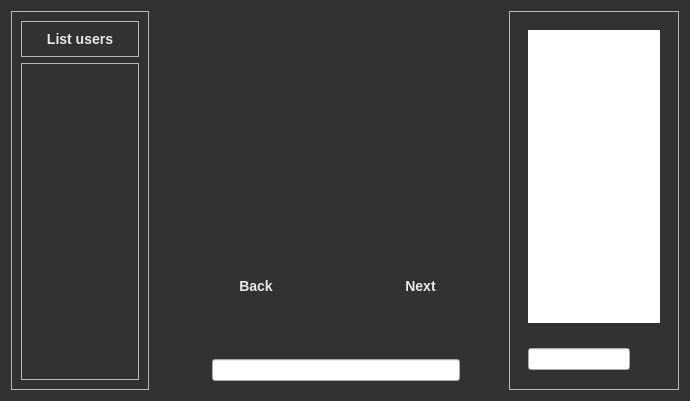
<?xml version="1.0" encoding="UTF-8"?>
<ui version="4.0">
 <class>LobbyWindow</class>
 <widget class="QDialog" name="LobbyWindow">
  <property name="geometry">
   <rect>
    <x>0</x>
    <y>0</y>
    <width>690</width>
    <height>401</height>
   </rect>
  </property>
  <property name="sizePolicy">
   <sizepolicy hsizetype="Preferred" vsizetype="Expanding">
    <horstretch>0</horstretch>
    <verstretch>0</verstretch>
   </sizepolicy>
  </property>
  <property name="minimumSize">
   <size>
    <width>24</width>
    <height>24</height>
   </size>
  </property>
  <property name="windowTitle">
   <string>Lobby window</string>
  </property>
  <property name="styleSheet">
   <string notr="true">QMenu{
background-color:   rgb(50, 50, 50);
color: white;
font-family: &quot;Georgia&quot;;
font-weight: bold;
font-size: 14px;
}
QMenu::item:disabled{
background-color: rgb(147, 147, 147);
color: rgb(90, 90, 90);
}

QMenu::item:disabled:selected{
background-color:  rgb(147, 147, 147);
}



QMenu::item:selected  {
background-color: rgb(198, 66, 0);
}

QMenu::separator {
height: 0px;
}


#LobbyWindow{
background-color:   rgb(50, 50, 50);
}

#ChatOpenButton{
background-color:   rgb(50, 50, 50);
border: none;
icon:url(:/Lobby/Icons/ChatIcon.svg);
}


#ChatOpenButton:hover{
icon:url(:/Lobby/Icons/ChatIcon_Hover.svg);
}

#ListUserOpenButtom{
background-color:   rgb(50, 50, 50);
border: none;
icon:url(:/Lobby/Icons/ListUser.svg);
}

#ListUserOpenButtom:hover{
icon:url(:/Lobby/Icons/ListUser_Hover.svg);
}

#BackWidgetButt{
background-color:   rgb(50, 50, 50);
border: none;
icon:url(:/Lobby/Icons/BackPageLobby.svg);
}

#BackWidgetButt:hover{
icon:url(:/Lobby/Icons/BackPageLobby_Hover.svg);
}

#NextWidgetButt{
background-color:   rgb(50, 50, 50);
border: none;
icon:url(:/Lobby/Icons/NextPageLobby.svg);
}

#NextWidgetButt:hover{
icon:url(:/Lobby/Icons/NextPageLobby_Hover.svg);
}

#AnswerButtom{
background-color:   rgb(50, 50, 50);
border: none;
icon:url(:/Lobby/Icons/MessageSendIcon.svg);
}

#AnswerButtom:hover{
icon:url(:/Lobby/Icons/MessageSendIcon_Hover.svg);
}

#SendMessageButton{
background-color:   rgb(50, 50, 50);
border: none;
icon:url(:/Lobby/Icons/MessageSendIcon.svg);
}

#SendMessageButton:hover{
icon:url(:/Lobby/Icons/MessageSendIcon_Hover.svg);
}

#InstallPackButtom{
background-color:   rgb(50, 50, 50);
border: none;
icon:url(:/Lobby/Icons/InstallPackIcon.svg);
}

#InstallPackButtom:hover{
icon:url(:/Lobby/Icons/InstallPackIcon_Hover.svg);
}

#StartStopTest{
background-color:   rgb(50, 50, 50);
border: none;
icon:url(:/Lobby/Icons/StartTest.svg);
}

#StartStopTest:hover{
background-color:   rgb(50, 50, 50);
border: none;
icon:url(:/Lobby/Icons/StartTest_Hover.svg);
}

#textBrowser{
border:none;
font-family: &quot;Georgia&quot;;
font-weight: bold;
font-size: 14px;
}
QLabel{
font-family: &quot;Georgia&quot;;
font-weight: bold;
font-size: 14px;
color: rgb(232, 232, 232);
}</string>
  </property>
  <layout class="QGridLayout" name="gridLayout">
   <item row="0" column="1" colspan="2">
    <widget class="QWidget" name="widget_6" native="true">
     <layout class="QHBoxLayout" name="horizontalLayout">
      <item>
       <widget class="QWidget" name="LeftHeaderBody" native="true">
        <layout class="QVBoxLayout" name="verticalLayout_5">
         <item alignment="Qt::AlignLeft">
          <widget class="QPushButton" name="ListUserOpenButtom">
           <property name="minimumSize">
            <size>
             <width>24</width>
             <height>24</height>
            </size>
           </property>
           <property name="text">
            <string/>
           </property>
           <property name="iconSize">
            <size>
             <width>24</width>
             <height>24</height>
            </size>
           </property>
          </widget>
         </item>
        </layout>
       </widget>
      </item>
      <item>
       <widget class="QWidget" name="CentralHeaderBody" native="true">
        <layout class="QVBoxLayout" name="verticalLayout_7"/>
       </widget>
      </item>
      <item>
       <widget class="QWidget" name="RightHeaderBody" native="true">
        <layout class="QVBoxLayout" name="verticalLayout_6">
         <item alignment="Qt::AlignRight">
          <widget class="QPushButton" name="ChatOpenButton">
           <property name="minimumSize">
            <size>
             <width>24</width>
             <height>24</height>
            </size>
           </property>
           <property name="styleSheet">
            <string notr="true"/>
           </property>
           <property name="text">
            <string/>
           </property>
           <property name="iconSize">
            <size>
             <width>24</width>
             <height>24</height>
            </size>
           </property>
          </widget>
         </item>
        </layout>
       </widget>
      </item>
     </layout>
    </widget>
   </item>
   <item row="0" column="3" rowspan="2">
    <widget class="QFrame" name="ChatMenuFrame">
     <property name="maximumSize">
      <size>
       <width>200</width>
       <height>16777215</height>
      </size>
     </property>
     <property name="frameShape">
      <enum>QFrame::StyledPanel</enum>
     </property>
     <property name="frameShadow">
      <enum>QFrame::Raised</enum>
     </property>
     <layout class="QVBoxLayout" name="verticalLayout">
      <item>
       <widget class="QWidget" name="BodyChatWidget" native="true">
        <property name="sizePolicy">
         <sizepolicy hsizetype="Preferred" vsizetype="Expanding">
          <horstretch>0</horstretch>
          <verstretch>0</verstretch>
         </sizepolicy>
        </property>
        <layout class="QVBoxLayout" name="verticalLayout_3">
         <item>
          <widget class="QTextBrowser" name="textBrowser"/>
         </item>
        </layout>
       </widget>
      </item>
      <item alignment="Qt::AlignBottom">
       <widget class="QWidget" name="ButtonChatWidget" native="true">
        <layout class="QHBoxLayout" name="horizontalLayout_2">
         <item>
          <widget class="QLineEdit" name="MessageLine">
           <property name="sizePolicy">
            <sizepolicy hsizetype="Preferred" vsizetype="Fixed">
             <horstretch>0</horstretch>
             <verstretch>0</verstretch>
            </sizepolicy>
           </property>
          </widget>
         </item>
         <item>
          <widget class="QPushButton" name="SendMessageButton">
           <property name="minimumSize">
            <size>
             <width>24</width>
             <height>24</height>
            </size>
           </property>
           <property name="maximumSize">
            <size>
             <width>28</width>
             <height>16777215</height>
            </size>
           </property>
           <property name="text">
            <string/>
           </property>
           <property name="iconSize">
            <size>
             <width>24</width>
             <height>24</height>
            </size>
           </property>
          </widget>
         </item>
        </layout>
       </widget>
      </item>
     </layout>
    </widget>
   </item>
   <item row="1" column="1" alignment="Qt::AlignLeft|Qt::AlignBottom">
    <widget class="QWidget" name="widget_5" native="true">
     <layout class="QHBoxLayout" name="horizontalLayout_5">
      <item>
       <widget class="QPushButton" name="InstallPackButtom">
        <property name="minimumSize">
         <size>
          <width>24</width>
          <height>24</height>
         </size>
        </property>
        <property name="text">
         <string/>
        </property>
        <property name="iconSize">
         <size>
          <width>24</width>
          <height>24</height>
         </size>
        </property>
       </widget>
      </item>
     </layout>
    </widget>
   </item>
   <item row="1" column="2">
    <widget class="QWidget" name="MainBody" native="true">
     <layout class="QVBoxLayout" name="verticalLayout_4">
      <item>
       <widget class="QWidget" name="CenterBody" native="true">
        <property name="sizePolicy">
         <sizepolicy hsizetype="Expanding" vsizetype="Expanding">
          <horstretch>0</horstretch>
          <verstretch>0</verstretch>
         </sizepolicy>
        </property>
        <layout class="QVBoxLayout" name="verticalLayout_11">
         <item>
          <widget class="QStackedWidget" name="stackedWidget"/>
         </item>
         <item alignment="Qt::AlignHCenter|Qt::AlignVCenter">
          <widget class="QWidget" name="widget" native="true">
           <layout class="QHBoxLayout" name="horizontalLayout_4">
            <property name="rightMargin">
             <number>40</number>
            </property>
            <item alignment="Qt::AlignLeft">
             <widget class="QWidget" name="widget_2" native="true">
              <layout class="QVBoxLayout" name="verticalLayout_12">
               <item>
                <widget class="QLabel" name="label">
                 <property name="text">
                  <string>Back</string>
                 </property>
                 <property name="alignment">
                  <set>Qt::AlignCenter</set>
                 </property>
                </widget>
               </item>
               <item>
                <widget class="QPushButton" name="BackWidgetButt">
                 <property name="enabled">
                  <bool>false</bool>
                 </property>
                 <property name="minimumSize">
                  <size>
                   <width>24</width>
                   <height>24</height>
                  </size>
                 </property>
                 <property name="text">
                  <string/>
                 </property>
                 <property name="iconSize">
                  <size>
                   <width>24</width>
                   <height>24</height>
                  </size>
                 </property>
                </widget>
               </item>
              </layout>
             </widget>
            </item>
            <item>
             <spacer name="horizontalSpacer">
              <property name="orientation">
               <enum>Qt::Horizontal</enum>
              </property>
              <property name="sizeHint" stdset="0">
               <size>
                <width>40</width>
                <height>20</height>
               </size>
              </property>
             </spacer>
            </item>
            <item alignment="Qt::AlignHCenter">
             <widget class="QWidget" name="widget_3" native="true">
              <layout class="QVBoxLayout" name="verticalLayout_13">
               <item>
                <widget class="QPushButton" name="StartStopTest">
                 <property name="minimumSize">
                  <size>
                   <width>24</width>
                   <height>24</height>
                  </size>
                 </property>
                 <property name="text">
                  <string/>
                 </property>
                 <property name="iconSize">
                  <size>
                   <width>24</width>
                   <height>24</height>
                  </size>
                 </property>
                </widget>
               </item>
              </layout>
             </widget>
            </item>
            <item>
             <spacer name="horizontalSpacer_2">
              <property name="orientation">
               <enum>Qt::Horizontal</enum>
              </property>
              <property name="sizeHint" stdset="0">
               <size>
                <width>40</width>
                <height>20</height>
               </size>
              </property>
             </spacer>
            </item>
            <item alignment="Qt::AlignRight">
             <widget class="QWidget" name="widget_4" native="true">
              <layout class="QVBoxLayout" name="verticalLayout_14">
               <item>
                <widget class="QLabel" name="label_3">
                 <property name="text">
                  <string>Next</string>
                 </property>
                 <property name="alignment">
                  <set>Qt::AlignCenter</set>
                 </property>
                </widget>
               </item>
               <item>
                <widget class="QPushButton" name="NextWidgetButt">
                 <property name="enabled">
                  <bool>false</bool>
                 </property>
                 <property name="minimumSize">
                  <size>
                   <width>24</width>
                   <height>24</height>
                  </size>
                 </property>
                 <property name="text">
                  <string/>
                 </property>
                 <property name="iconSize">
                  <size>
                   <width>22</width>
                   <height>22</height>
                  </size>
                 </property>
                </widget>
               </item>
              </layout>
             </widget>
            </item>
           </layout>
          </widget>
         </item>
        </layout>
       </widget>
      </item>
      <item alignment="Qt::AlignBottom">
       <widget class="QWidget" name="BottomBody" native="true">
        <property name="maximumSize">
         <size>
          <width>16777215</width>
          <height>16777215</height>
         </size>
        </property>
        <layout class="QHBoxLayout" name="horizontalLayout_3">
         <property name="leftMargin">
          <number>0</number>
         </property>
         <property name="topMargin">
          <number>0</number>
         </property>
         <property name="rightMargin">
          <number>0</number>
         </property>
         <property name="bottomMargin">
          <number>0</number>
         </property>
         <item alignment="Qt::AlignBottom">
          <widget class="QLineEdit" name="AnswerLine">
           <property name="sizePolicy">
            <sizepolicy hsizetype="Preferred" vsizetype="Fixed">
             <horstretch>0</horstretch>
             <verstretch>0</verstretch>
            </sizepolicy>
           </property>
           <property name="maximumSize">
            <size>
             <width>16777215</width>
             <height>16777215</height>
            </size>
           </property>
          </widget>
         </item>
         <item alignment="Qt::AlignBottom">
          <widget class="QPushButton" name="AnswerButtom">
           <property name="minimumSize">
            <size>
             <width>24</width>
             <height>24</height>
            </size>
           </property>
           <property name="maximumSize">
            <size>
             <width>28</width>
             <height>16777215</height>
            </size>
           </property>
           <property name="text">
            <string/>
           </property>
           <property name="iconSize">
            <size>
             <width>24</width>
             <height>24</height>
            </size>
           </property>
          </widget>
         </item>
        </layout>
       </widget>
      </item>
     </layout>
    </widget>
   </item>
   <item row="0" column="0" rowspan="2">
    <widget class="QFrame" name="ListUserFrame">
     <property name="maximumSize">
      <size>
       <width>250</width>
       <height>16777215</height>
      </size>
     </property>
     <property name="styleSheet">
      <string notr="true">#LeftPageList{
background-color:   rgb(50, 50, 50);
border: none;
icon:url(:/Lobby/Icons/BackPageLobby.svg);
}

#LeftPageList:hover{
icon:url(:/Lobby/Icons/BackPageLobby_Hover.svg);
}

#RightPageList{
background-color:   rgb(50, 50, 50);
border: none;
icon:url(:/Lobby/Icons/NextPageLobby.svg);
}

#RightPageList:hover{
icon:url(:/Lobby/Icons/NextPageLobby_Hover.svg);
}





</string>
     </property>
     <property name="frameShape">
      <enum>QFrame::StyledPanel</enum>
     </property>
     <property name="frameShadow">
      <enum>QFrame::Raised</enum>
     </property>
     <layout class="QVBoxLayout" name="verticalLayout_8">
      <item alignment="Qt::AlignTop">
       <widget class="QFrame" name="HeaderListFrame">
        <property name="frameShape">
         <enum>QFrame::StyledPanel</enum>
        </property>
        <property name="frameShadow">
         <enum>QFrame::Raised</enum>
        </property>
        <layout class="QVBoxLayout" name="verticalLayout_9">
         <item>
          <widget class="QLabel" name="NameList">
           <property name="text">
            <string>List users</string>
           </property>
           <property name="alignment">
            <set>Qt::AlignCenter</set>
           </property>
          </widget>
         </item>
        </layout>
       </widget>
      </item>
      <item>
       <widget class="QFrame" name="BodyFrameListFrame">
        <property name="sizePolicy">
         <sizepolicy hsizetype="Preferred" vsizetype="Expanding">
          <horstretch>0</horstretch>
          <verstretch>0</verstretch>
         </sizepolicy>
        </property>
        <property name="maximumSize">
         <size>
          <width>100000</width>
          <height>100000</height>
         </size>
        </property>
        <property name="frameShape">
         <enum>QFrame::StyledPanel</enum>
        </property>
        <property name="frameShadow">
         <enum>QFrame::Raised</enum>
        </property>
        <layout class="QVBoxLayout" name="verticalLayout_10">
         <item>
          <widget class="QWidget" name="widget_7" native="true">
           <layout class="QVBoxLayout" name="verticalLayout_2">
            <item alignment="Qt::AlignTop">
             <widget class="QStackedWidget" name="ListStack">
              <property name="currentIndex">
               <number>0</number>
              </property>
              <widget class="QWidget" name="ListPage">
               <layout class="QVBoxLayout" name="verticalLayout_15">
                <item>
                 <layout class="QVBoxLayout" name="ListPageLayout"/>
                </item>
               </layout>
              </widget>
              <widget class="QWidget" name="RatingPage">
               <layout class="QVBoxLayout" name="verticalLayout_17">
                <item>
                 <widget class="QLabel" name="RatingLabel">
                  <property name="text">
                   <string/>
                  </property>
                 </widget>
                </item>
               </layout>
              </widget>
             </widget>
            </item>
           </layout>
          </widget>
         </item>
         <item>
          <widget class="QWidget" name="widget_8" native="true">
           <layout class="QGridLayout" name="gridLayout_2">
            <item row="0" column="0">
             <widget class="QPushButton" name="LeftPageList">
              <property name="enabled">
               <bool>false</bool>
              </property>
              <property name="minimumSize">
               <size>
                <width>24</width>
                <height>24</height>
               </size>
              </property>
              <property name="text">
               <string/>
              </property>
              <property name="iconSize">
               <size>
                <width>24</width>
                <height>24</height>
               </size>
              </property>
             </widget>
            </item>
            <item row="0" column="1">
             <spacer name="horizontalSpacer_3">
              <property name="orientation">
               <enum>Qt::Horizontal</enum>
              </property>
              <property name="sizeHint" stdset="0">
               <size>
                <width>40</width>
                <height>20</height>
               </size>
              </property>
             </spacer>
            </item>
            <item row="0" column="2">
             <widget class="QPushButton" name="RightPageList">
              <property name="minimumSize">
               <size>
                <width>24</width>
                <height>24</height>
               </size>
              </property>
              <property name="text">
               <string/>
              </property>
              <property name="iconSize">
               <size>
                <width>24</width>
                <height>24</height>
               </size>
              </property>
             </widget>
            </item>
           </layout>
          </widget>
         </item>
        </layout>
       </widget>
      </item>
     </layout>
    </widget>
   </item>
  </layout>
 </widget>
 <resources/>
 <connections/>
</ui>
